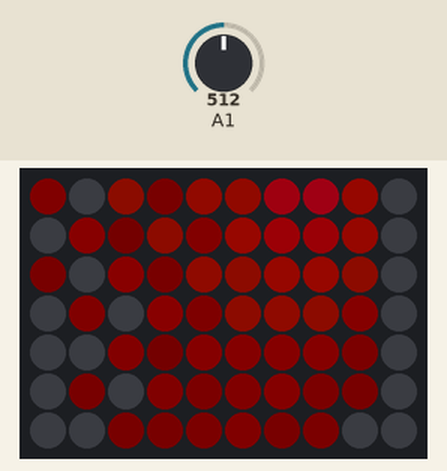
Simulated run of this sketch. Board: Arduino Uno, built with avr-gcc and run on an emulated ATmega328P. Parts: 10×7 RGB LED matrix (first LED top left, wired row by row). The test bench sets the inputs (shaded band); at power-on: A1 = 512. Dim RGB values are drawn brighter than linear; random numbers use the default seed unless the sketch sets one.

Above: at 1.2 s.
1.3 s: A1 set to 390
At 1.55 s:
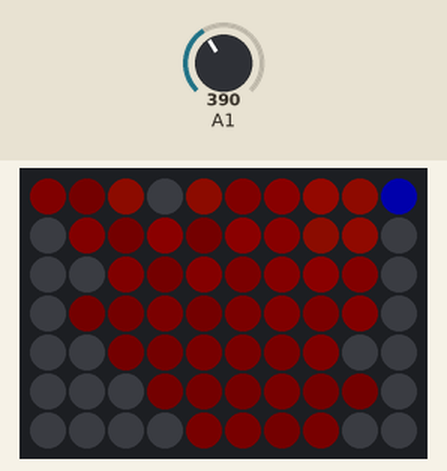
3.1 s: A1 set to 410
At 3.32 s:
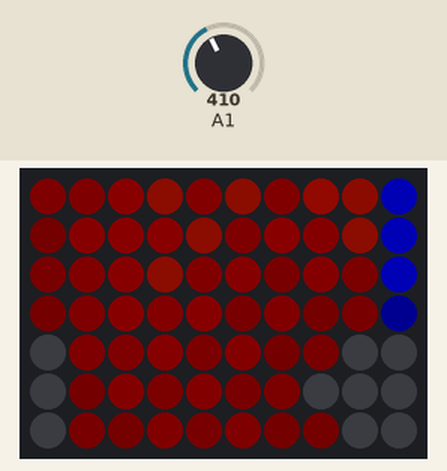
4.7 s: A1 set to 511
At 40.79 s:
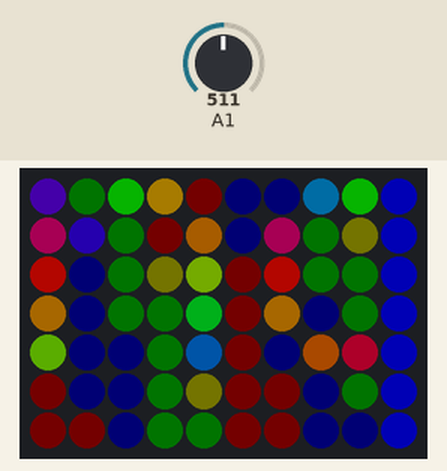

The sketch:

TextRainbowFire.ino
```cpp
#include <FastLED.h>

#define LED_PIN  6

#define COLOR_ORDER RGB
#define CHIPSET     WS2811

#define BRIGHTNESS 63

#define  MESSAGE "This is a little message inclubing a typo. If you can read this, you stared long enough onto these pixels to actually read all of it."

// Helper functions for an two-dimensional XY matrix of pixels.
// Simple 2-D demo code is included as well.
//
//     XY(x,y) takes x and y coordinates and returns an LED index number,
//             for use like this:  leds[ XY(x,y) ] == CRGB::Red;
//             No error checking is performed on the ranges of x and y.
//
//     XYsafe(x,y) takes x and y coordinates and returns an LED index number,
//             for use like this:  leds[ XY(x,y) ] == CRGB::Red;
//             Error checking IS performed on the ranges of x and y, and an
//             index of "-1" is returned.  Special instructions below
//             explain how to use this without having to do your own error
//             checking every time you use this function.
//             This is a slightly more advanced technique, and
//             it REQUIRES SPECIAL ADDITIONAL setup, described below.


// Params for width and height
const uint8_t kMatrixWidth = 10;
const uint8_t kMatrixHeight = 7;

// Param for different pixel layouts
const bool    kMatrixSerpentineLayout = true;
// Set 'kMatrixSerpentineLayout' to false if your pixels are
// laid out all running the same way, like this:
//
//     0 >  1 >  2 >  3 >  4
//                         |
//     .----<----<----<----'
//     |
//     5 >  6 >  7 >  8 >  9
//                         |
//     .----<----<----<----'
//     |
//    10 > 11 > 12 > 13 > 14
//                         |
//     .----<----<----<----'
//     |
//    15 > 16 > 17 > 18 > 19
//
// Set 'kMatrixSerpentineLayout' to true if your pixels are
// laid out back-and-forth, like this:
//
//     0 >  1 >  2 >  3 >  4
//                         |
//                         |
//     9 <  8 <  7 <  6 <  5
//     |
//     |
//    10 > 11 > 12 > 13 > 14
//                        |
//                        |
//    19 < 18 < 17 < 16 < 15
//
// Bonus vocabulary word: anything that goes one way
// in one row, and then backwards in the next row, and so on
// is call "boustrophedon", meaning "as the ox plows."


// This function will return the right 'led index number' for
// a given set of X and Y coordinates on your matrix.
// IT DOES NOT CHECK THE COORDINATE BOUNDARIES.
// That's up to you.  Don't pass it bogus values.
//
// Use the "XY" function like this:
//
//    for( uint8_t x = 0; x < kMatrixWidth; x++) {
//      for( uint8_t y = 0; y < kMatrixHeight; y++) {
//
//        // Here's the x, y to 'led index' in action:
//        leds[ XY( x, y) ] = CHSV( random8(), 255, 255);
//
//      }
//    }
//
//
uint16_t XY( uint8_t x, uint8_t y)
{
  uint16_t i;

  if ( kMatrixSerpentineLayout == false) {
    i = (y * kMatrixWidth) + x;
  }

  if ( kMatrixSerpentineLayout == true) {
    if ( !(y & 0x01)) {
      // Odd rows run backwards
      uint8_t reverseX = (kMatrixWidth - 1) - x;
      i = (y * kMatrixWidth) + reverseX;
    }
    else {
      // Even rows run forwards
      i = (y * kMatrixWidth) + x;
    }
  }

  return i;
}


// Once you've gotten the basics working (AND NOT UNTIL THEN!)
// here's a helpful technique that can be tricky to set up, but
// then helps you avoid the needs for sprinkling array-bound-checking
// throughout your code.
//
// It requires a careful attention to get it set up correctly, but
// can potentially make your code smaller and faster.
//
// Suppose you have an 8 x 5 matrix of 40 LEDs.  Normally, you'd
// delcare your leds array like this:
//    CRGB leds[40];
// But instead of that, declare an LED buffer with one extra pixel in
// it, "leds_plus_safety_pixel".  Then declare "leds" as a pointer to
// that array, but starting with the 2nd element (id=1) of that array:
//    CRGB leds_with_safety_pixel[41];
//    const CRGB* leds( leds_plus_safety_pixel + 1);
// Then you use the "leds" array as you normally would.
// Now "leds[0..N]" are aliases for "leds_plus_safety_pixel[1..(N+1)]",
// AND leds[-1] is now a legitimate and safe alias for leds_plus_safety_pixel[0].
// leds_plus_safety_pixel[0] aka leds[-1] is now your "safety pixel".
//
// Now instead of using the XY function above, use the one below, "XYsafe".
//
// If the X and Y values are 'in bounds', this function will return an index
// into the visible led array, same as "XY" does.
// HOWEVER -- and this is the trick -- if the X or Y values
// are out of bounds, this function will return an index of -1.
// And since leds[-1] is actually just an alias for leds_plus_safety_pixel[0],
// it's a totally safe and legal place to access.  And since the 'safety pixel'
// falls 'outside' the visible part of the LED array, anything you write
// there is hidden from view automatically.
// Thus, this line of code is totally safe, regardless of the actual size of
// your matrix:
//    leds[ XYsafe( random8(), random8() ) ] = CHSV( random8(), 255, 255);
//
// The only catch here is that while this makes it safe to read from and
// write to 'any pixel', there's really only ONE 'safety pixel'.  No matter
// what out-of-bounds coordinates you write to, you'll really be writing to
// that one safety pixel.  And if you try to READ from the safety pixel,
// you'll read whatever was written there last, reglardless of what coordinates
// were supplied.

#define NUM_LEDS (kMatrixWidth * kMatrixHeight)
CRGB leds_plus_safety_pixel[ NUM_LEDS + 1];
CRGB* leds( leds_plus_safety_pixel + 1);
byte buf[ 2 ][ kMatrixWidth+2 ][ kMatrixHeight+4 ];
byte bufi = 0;
int mic_old = 0;

uint16_t XYsafe( int x, int y)
{
  if ( x >= kMatrixWidth) return -1;
  if ( y >= kMatrixHeight) return -1;
  if ( x < 0) return -1;
  if ( y < 0) return -1;
  return XY(x, y);
}


static unsigned char Font5x7[] = {
  0x00, 0x00, 0x00, 0x00, 0x00,// (space)
  0x00, 0x00, 0x5F, 0x00, 0x00,// !
  0x00, 0x07, 0x00, 0x07, 0x00,// "
  0x14, 0x7F, 0x14, 0x7F, 0x14,// #
  0x24, 0x2A, 0x7F, 0x2A, 0x12,// $
  0x23, 0x13, 0x08, 0x64, 0x62,// %
  0x36, 0x49, 0x55, 0x22, 0x50,// &
  0x00, 0x05, 0x03, 0x00, 0x00,// '
  0x00, 0x1C, 0x22, 0x41, 0x00,// (
  0x00, 0x41, 0x22, 0x1C, 0x00,// )
  0x08, 0x2A, 0x1C, 0x2A, 0x08,// *
  0x08, 0x08, 0x3E, 0x08, 0x08,// +
  0x00, 0x50, 0x30, 0x00, 0x00,// ,
  0x08, 0x08, 0x08, 0x08, 0x08,// -
  0x00, 0x60, 0x60, 0x00, 0x00,// .
  0x20, 0x10, 0x08, 0x04, 0x02,// /
  0x3E, 0x51, 0x49, 0x45, 0x3E,// 0
  0x00, 0x42, 0x7F, 0x40, 0x00,// 1
  0x42, 0x61, 0x51, 0x49, 0x46,// 2
  0x21, 0x41, 0x45, 0x4B, 0x31,// 3
  0x18, 0x14, 0x12, 0x7F, 0x10,// 4
  0x27, 0x45, 0x45, 0x45, 0x39,// 5
  0x3C, 0x4A, 0x49, 0x49, 0x30,// 6
  0x01, 0x71, 0x09, 0x05, 0x03,// 7
  0x36, 0x49, 0x49, 0x49, 0x36,// 8
  0x06, 0x49, 0x49, 0x29, 0x1E,// 9
  0x00, 0x36, 0x36, 0x00, 0x00,// :
  0x00, 0x56, 0x36, 0x00, 0x00,// ;
  0x00, 0x08, 0x14, 0x22, 0x41,// <
  0x14, 0x14, 0x14, 0x14, 0x14,// =
  0x41, 0x22, 0x14, 0x08, 0x00,// >
  0x02, 0x01, 0x51, 0x09, 0x06,// ?
  0x32, 0x49, 0x79, 0x41, 0x3E,// @
  0x7E, 0x11, 0x11, 0x11, 0x7E,// A
  0x7F, 0x49, 0x49, 0x49, 0x36,// B
  0x3E, 0x41, 0x41, 0x41, 0x22,// C
  0x7F, 0x41, 0x41, 0x22, 0x1C,// D
  0x7F, 0x49, 0x49, 0x49, 0x41,// E
  0x7F, 0x09, 0x09, 0x01, 0x01,// F
  0x3E, 0x41, 0x41, 0x51, 0x32,// G
  0x7F, 0x08, 0x08, 0x08, 0x7F,// H
  0x00, 0x41, 0x7F, 0x41, 0x00,// I
  0x20, 0x40, 0x41, 0x3F, 0x01,// J
  0x7F, 0x08, 0x14, 0x22, 0x41,// K
  0x7F, 0x40, 0x40, 0x40, 0x40,// L
  0x7F, 0x02, 0x04, 0x02, 0x7F,// M
  0x7F, 0x04, 0x08, 0x10, 0x7F,// N
  0x3E, 0x41, 0x41, 0x41, 0x3E,// O
  0x7F, 0x09, 0x09, 0x09, 0x06,// P
  0x3E, 0x41, 0x51, 0x21, 0x5E,// Q
  0x7F, 0x09, 0x19, 0x29, 0x46,// R
  0x46, 0x49, 0x49, 0x49, 0x31,// S
  0x01, 0x01, 0x7F, 0x01, 0x01,// T
  0x3F, 0x40, 0x40, 0x40, 0x3F,// U
  0x1F, 0x20, 0x40, 0x20, 0x1F,// V
  0x7F, 0x20, 0x18, 0x20, 0x7F,// W
  0x63, 0x14, 0x08, 0x14, 0x63,// X
  0x03, 0x04, 0x78, 0x04, 0x03,// Y
  0x61, 0x51, 0x49, 0x45, 0x43,// Z
  0x00, 0x00, 0x7F, 0x41, 0x41,// [
  0x02, 0x04, 0x08, 0x10, 0x20,// "\"
  0x41, 0x41, 0x7F, 0x00, 0x00,// ]
  0x04, 0x02, 0x01, 0x02, 0x04,// ^
  0x40, 0x40, 0x40, 0x40, 0x40,// _
  0x00, 0x01, 0x02, 0x04, 0x00,// `
  0x20, 0x54, 0x54, 0x54, 0x78,// a
  0x7F, 0x48, 0x44, 0x44, 0x38,// b
  0x38, 0x44, 0x44, 0x44, 0x20,// c
  0x38, 0x44, 0x44, 0x48, 0x7F,// d
  0x38, 0x54, 0x54, 0x54, 0x18,// e
  0x08, 0x7E, 0x09, 0x01, 0x02,// f
  0x08, 0x14, 0x54, 0x54, 0x3C,// g
  0x7F, 0x08, 0x04, 0x04, 0x78,// h
  0x00, 0x44, 0x7D, 0x40, 0x00,// i
  0x20, 0x40, 0x44, 0x3D, 0x00,// j
  0x00, 0x7F, 0x10, 0x28, 0x44,// k
  0x00, 0x41, 0x7F, 0x40, 0x00,// l
  0x7C, 0x04, 0x18, 0x04, 0x78,// m
  0x7C, 0x08, 0x04, 0x04, 0x78,// n
  0x38, 0x44, 0x44, 0x44, 0x38,// o
  0x7C, 0x14, 0x14, 0x14, 0x08,// p
  0x08, 0x14, 0x14, 0x18, 0x7C,// q
  0x7C, 0x08, 0x04, 0x04, 0x08,// r
  0x48, 0x54, 0x54, 0x54, 0x20,// s
  0x04, 0x3F, 0x44, 0x40, 0x20,// t
  0x3C, 0x40, 0x40, 0x20, 0x7C,// u
  0x1C, 0x20, 0x40, 0x20, 0x1C,// v
  0x3C, 0x40, 0x30, 0x40, 0x3C,// w
  0x44, 0x28, 0x10, 0x28, 0x44,// x
  0x0C, 0x50, 0x50, 0x50, 0x3C,// y
  0x44, 0x64, 0x54, 0x4C, 0x44,// z
  0x00, 0x08, 0x36, 0x41, 0x00,// {
  0x00, 0x00, 0x7F, 0x00, 0x00,// |
  0x00, 0x41, 0x36, 0x08, 0x00,// }
  0x08, 0x08, 0x2A, 0x1C, 0x08,// ->
  0x08, 0x1C, 0x2A, 0x08, 0x08 // <-
};


// Demo that USES "XY" follows code below

void loop()
{
  int mic_cur = analogRead(A1);
  int mic_delta = mic_cur - mic_old;
  //if( abs(mic_delta) < 2 ) mic_delta = 0;
  mic_old = mic_cur;

  int length = strlen(MESSAGE) * 6 + 20;
  uint32_t ms = millis();
  ms = ms & 0x0003FFFF;
  if (ms/100 <= 400) {
    //SinesLoop(ms/100);
    FireLoop();
  }
  else if (ms / 100 <= length) {
    DrawTextOneFrame(ms / 100 % length);
  }
  else if (ms / 100 <= 2*length) {
    RainbowLoop(ms);
  }
  else {
    FireLoop();
  }

  int l = (abs(mic_cur)%64)*32;
  for( int i = 0; i < kMatrixHeight; i++) {
    leds[ XYsafe(0,i) ] = CRGB(0,0, min(255, l) );
    l = max(0,l-256);
  }
  FastLED.show();
}

void SinesLoop(uint32_t ms) {
  Clear();
  for( int x = 0; x < kMatrixWidth; x++) {
    leds[ XYsafe(x, ((1.2+sin((ms+x)/4.0))/2.4)*kMatrixHeight) ].r = 255;
    leds[ XYsafe(x, ((1.2+sin((ms+x+7)/4.0))/2.4)*kMatrixHeight) ].g = 255;
    leds[ XYsafe(x, ((1.2+sin((ms+x+15)/4.0))/2.4)*kMatrixHeight) ].b = 255;
  }
}

CRGB palette(byte shade) {
  double r = 1-cos(((shade/255.0)*PI)/2);
  double g = ((1-cos(((shade/255.0)*6*PI)/2))/2) * (r*r*0.5);
  double b = (1-cos((max(shade-128,0)/128.0)*0.5*PI)) * r;
  return CRGB(r*255, g*255 , b*255);
}

#define COOLDOWN 8
uint16_t firecount = 0;
void FireLoop() {
  if( firecount % 4 <= 1 ) {
    for( byte x = 0; x < kMatrixWidth+2; x++ ) {
      buf[bufi][x][kMatrixHeight+2] = (byte)0x32 << random(3);
      buf[bufi][x][kMatrixHeight+3] = (byte)0x32 << random(4);
    }
  }
  if( firecount % random(8) == 0 ) {
    byte d = random(kMatrixWidth-1);
    for( byte x = 1; x <=3; x++) {
      for( byte y = 2; y <= 3; y++)  {
        buf[bufi][d+x][kMatrixHeight+y] = 255;
      }
    }
  }
  for( byte x = 1; x <= kMatrixWidth; x++ ) {
    for( int y = 0; y <= kMatrixHeight+2; y++ ) {
      int delta = (buf[bufi][x-1][y] + buf[bufi][x+1][y] + buf[bufi][x][y-1] + buf[bufi][x][y+1]) / 4;
      if( delta <= COOLDOWN ) delta = COOLDOWN;
      buf[bufi^1][x][y-1] = (delta - COOLDOWN);
    }
  }
  bufi ^= 1;
  for( byte x = 0; x < kMatrixWidth; x++ ) {
    for( byte y = 0; y < kMatrixHeight; y++ ) {
      leds[ XYsafe(x, y) ] = palette( buf[bufi][x+1][kMatrixHeight - y - 1] );
    }
  }
  firecount++;
}

void RainbowLoop(uint32_t ms) {
  int32_t yHueDelta32 = ((int32_t)cos16( ms * (27 / 1) ) * (350 / kMatrixWidth));
  int32_t xHueDelta32 = ((int32_t)cos16( ms * (39 / 1) ) * (310 / kMatrixHeight));
  DrawRainbowOneFrame( ms / 65536, yHueDelta32 / 32768, xHueDelta32 / 32768);
}

void PaletteTestLoop(uint32_t ms) {
  for( int x = 0; x < kMatrixWidth; x++ ) {
    for( int y = 0; y < kMatrixHeight; y++ ) {
      leds[ XYsafe(x,y) ] = palette( ((ms/100) + (x*kMatrixWidth) + y) % 255 );
    }
  }
}

void Clear() {
  for ( byte y = 0; y < kMatrixHeight; y++) {
    for ( byte x = 0; x < kMatrixWidth; x++) {
      leds[ XYsafe(x, y)]  = CHSV((16*y)+(47*x), 255, 42);
    }
  }
}

unsigned char* Char(unsigned char* font, char c) {
  return &font[(c - 32) * 5];
}

void DrawText(char *text, int x, int y) {
  for (int i = 0; i < strlen(text); i++) {
    DrawSprite(Char(Font5x7, text[i]), 5, x + i * 6, y);
  }
}

void DrawTextOneFrame(int xOffset) {
  Clear();
  DrawText(MESSAGE, 10 - xOffset, 0);
}

void DrawSprite(unsigned char* sprite, int length, int xOffset, int yOffset) {
  //  leds[ XYsafe(x, y) ] = CHSV(0, 0, 255);
  for ( byte y = 0; y < 7; y++) {
    for ( byte x = 0; x < 5; x++) {
      bool on = (sprite[x] >> (6 - y) & 1) * 255;
      if (on) {
        leds[ XYsafe(x + xOffset, y + yOffset)]  = CHSV( (36*y)+(47*x), 255, 255 );
      }
    }
  }
}


void DrawRainbowOneFrame( byte startHue8, int8_t yHueDelta8, int8_t xHueDelta8) {
  byte lineStartHue = startHue8;
  for ( byte y = 0; y < kMatrixHeight; y++) {
    lineStartHue += yHueDelta8;
    byte pixelHue = lineStartHue;
    for ( byte x = 0; x < kMatrixWidth; x++) {
      pixelHue += xHueDelta8;
      leds[ XY(x, y)]  = CHSV( pixelHue, 255, 255);
    }
  }
}

void setup() {
  FastLED.addLeds<CHIPSET, LED_PIN, COLOR_ORDER>(leds, NUM_LEDS);
  FastLED.setBrightness( BRIGHTNESS );
  pinMode(A1, INPUT);
}
```
